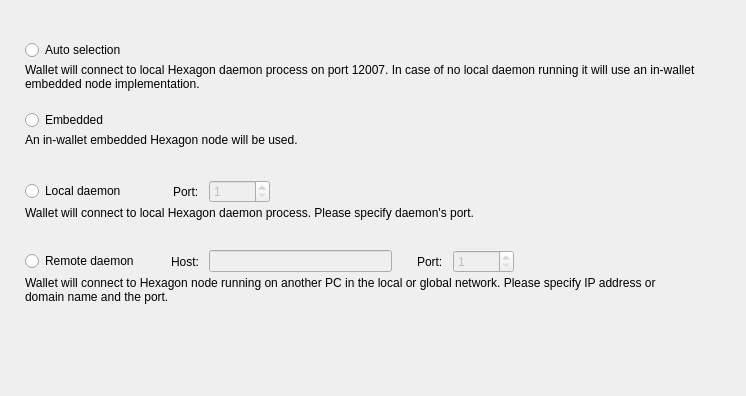
<?xml version="1.0" encoding="UTF-8"?>
<ui version="4.0">
 <class>ConnectionOptionsFrame</class>
 <widget class="QFrame" name="ConnectionOptionsFrame">
  <property name="geometry">
   <rect>
    <x>0</x>
    <y>0</y>
    <width>746</width>
    <height>396</height>
   </rect>
  </property>
  <property name="windowTitle">
   <string>Frame</string>
  </property>
  <property name="frameShape">
   <enum>QFrame::NoFrame</enum>
  </property>
  <property name="frameShadow">
   <enum>QFrame::Raised</enum>
  </property>
  <layout class="QVBoxLayout" name="verticalLayout_5">
   <property name="spacing">
    <number>0</number>
   </property>
   <property name="leftMargin">
    <number>25</number>
   </property>
   <property name="topMargin">
    <number>40</number>
   </property>
   <property name="rightMargin">
    <number>49</number>
   </property>
   <item>
    <widget class="QWidget" name="widget" native="true">
     <property name="sizePolicy">
      <sizepolicy hsizetype="Preferred" vsizetype="Fixed">
       <horstretch>0</horstretch>
       <verstretch>0</verstretch>
      </sizepolicy>
     </property>
     <property name="minimumSize">
      <size>
       <width>0</width>
       <height>70</height>
      </size>
     </property>
     <property name="maximumSize">
      <size>
       <width>16777215</width>
       <height>70</height>
      </size>
     </property>
     <layout class="QVBoxLayout" name="verticalLayout" stretch="0,1">
      <property name="spacing">
       <number>3</number>
      </property>
      <property name="leftMargin">
       <number>0</number>
      </property>
      <property name="topMargin">
       <number>0</number>
      </property>
      <property name="rightMargin">
       <number>0</number>
      </property>
      <property name="bottomMargin">
       <number>0</number>
      </property>
      <item>
       <widget class="QRadioButton" name="m_autoRadio">
        <property name="text">
         <string>Auto selection</string>
        </property>
        <attribute name="buttonGroup">
         <string notr="true">m_connectionButtonGroup</string>
        </attribute>
       </widget>
      </item>
      <item alignment="Qt::AlignTop">
       <widget class="WalletGui::WalletSmallGrayTextLabel" name="m_autoHelperLabel">
        <property name="text">
         <string>Wallet will connect to local Hexagon daemon process on port 12007. In case of no local daemon running it will use an in-wallet embedded node implementation.</string>
        </property>
        <property name="alignment">
         <set>Qt::AlignLeading|Qt::AlignLeft|Qt::AlignTop</set>
        </property>
        <property name="wordWrap">
         <bool>true</bool>
        </property>
        <property name="indent">
         <number>0</number>
        </property>
       </widget>
      </item>
     </layout>
    </widget>
   </item>
   <item>
    <widget class="QWidget" name="widget_2" native="true">
     <property name="sizePolicy">
      <sizepolicy hsizetype="Preferred" vsizetype="Fixed">
       <horstretch>0</horstretch>
       <verstretch>0</verstretch>
      </sizepolicy>
     </property>
     <property name="minimumSize">
      <size>
       <width>0</width>
       <height>70</height>
      </size>
     </property>
     <property name="maximumSize">
      <size>
       <width>16777215</width>
       <height>70</height>
      </size>
     </property>
     <layout class="QVBoxLayout" name="verticalLayout_2" stretch="0,1">
      <property name="spacing">
       <number>3</number>
      </property>
      <property name="leftMargin">
       <number>0</number>
      </property>
      <property name="topMargin">
       <number>0</number>
      </property>
      <property name="rightMargin">
       <number>0</number>
      </property>
      <property name="bottomMargin">
       <number>0</number>
      </property>
      <item>
       <widget class="QRadioButton" name="m_embeddedRadio">
        <property name="text">
         <string>Embedded</string>
        </property>
        <attribute name="buttonGroup">
         <string notr="true">m_connectionButtonGroup</string>
        </attribute>
       </widget>
      </item>
      <item alignment="Qt::AlignTop">
       <widget class="WalletGui::WalletSmallGrayTextLabel" name="m_embeddedHelperLabel">
        <property name="text">
         <string>An in-wallet embedded Hexagon node will be used.</string>
        </property>
        <property name="alignment">
         <set>Qt::AlignLeading|Qt::AlignLeft|Qt::AlignTop</set>
        </property>
        <property name="wordWrap">
         <bool>true</bool>
        </property>
        <property name="indent">
         <number>0</number>
        </property>
       </widget>
      </item>
     </layout>
    </widget>
   </item>
   <item>
    <widget class="QWidget" name="widget_3" native="true">
     <property name="sizePolicy">
      <sizepolicy hsizetype="Preferred" vsizetype="Fixed">
       <horstretch>0</horstretch>
       <verstretch>0</verstretch>
      </sizepolicy>
     </property>
     <property name="minimumSize">
      <size>
       <width>0</width>
       <height>70</height>
      </size>
     </property>
     <property name="maximumSize">
      <size>
       <width>16777215</width>
       <height>70</height>
      </size>
     </property>
     <layout class="QVBoxLayout" name="verticalLayout_3" stretch="0,1">
      <property name="spacing">
       <number>3</number>
      </property>
      <property name="leftMargin">
       <number>0</number>
      </property>
      <property name="topMargin">
       <number>0</number>
      </property>
      <property name="rightMargin">
       <number>0</number>
      </property>
      <property name="bottomMargin">
       <number>0</number>
      </property>
      <item>
       <layout class="QHBoxLayout" name="horizontalLayout">
        <property name="spacing">
         <number>10</number>
        </property>
        <item>
         <widget class="QRadioButton" name="m_localRadio">
          <property name="text">
           <string>Local daemon</string>
          </property>
          <attribute name="buttonGroup">
           <string notr="true">m_connectionButtonGroup</string>
          </attribute>
         </widget>
        </item>
        <item>
         <spacer name="horizontalSpacer">
          <property name="orientation">
           <enum>Qt::Horizontal</enum>
          </property>
          <property name="sizeType">
           <enum>QSizePolicy::Fixed</enum>
          </property>
          <property name="sizeHint" stdset="0">
           <size>
            <width>37</width>
            <height>20</height>
           </size>
          </property>
         </spacer>
        </item>
        <item>
         <widget class="QLabel" name="label">
          <property name="text">
           <string>Port:</string>
          </property>
         </widget>
        </item>
        <item alignment="Qt::AlignVCenter">
         <widget class="QSpinBox" name="m_localPortSpin">
          <property name="enabled">
           <bool>false</bool>
          </property>
          <property name="minimum">
           <number>1</number>
          </property>
          <property name="maximum">
           <number>65535</number>
          </property>
          <property name="value">
           <number>1</number>
          </property>
         </widget>
        </item>
        <item>
         <spacer name="horizontalSpacer_2">
          <property name="orientation">
           <enum>Qt::Horizontal</enum>
          </property>
          <property name="sizeHint" stdset="0">
           <size>
            <width>40</width>
            <height>20</height>
           </size>
          </property>
         </spacer>
        </item>
       </layout>
      </item>
      <item alignment="Qt::AlignTop">
       <widget class="WalletGui::WalletSmallGrayTextLabel" name="m_localHelperLabel">
        <property name="text">
         <string>Wallet will connect to local Hexagon daemon process. Please specify daemon's port.</string>
        </property>
        <property name="alignment">
         <set>Qt::AlignLeading|Qt::AlignLeft|Qt::AlignTop</set>
        </property>
        <property name="wordWrap">
         <bool>true</bool>
        </property>
        <property name="indent">
         <number>0</number>
        </property>
       </widget>
      </item>
     </layout>
    </widget>
   </item>
   <item>
    <widget class="QWidget" name="widget_4" native="true">
     <property name="sizePolicy">
      <sizepolicy hsizetype="Preferred" vsizetype="Fixed">
       <horstretch>0</horstretch>
       <verstretch>0</verstretch>
      </sizepolicy>
     </property>
     <property name="minimumSize">
      <size>
       <width>0</width>
       <height>70</height>
      </size>
     </property>
     <property name="maximumSize">
      <size>
       <width>16777215</width>
       <height>70</height>
      </size>
     </property>
     <layout class="QVBoxLayout" name="verticalLayout_4" stretch="0,1">
      <property name="spacing">
       <number>3</number>
      </property>
      <property name="leftMargin">
       <number>0</number>
      </property>
      <property name="topMargin">
       <number>0</number>
      </property>
      <property name="rightMargin">
       <number>0</number>
      </property>
      <property name="bottomMargin">
       <number>0</number>
      </property>
      <item>
       <layout class="QHBoxLayout" name="horizontalLayout_2">
        <property name="spacing">
         <number>10</number>
        </property>
        <item>
         <widget class="QRadioButton" name="m_remoteRadio">
          <property name="text">
           <string>Remote daemon</string>
          </property>
          <attribute name="buttonGroup">
           <string notr="true">m_connectionButtonGroup</string>
          </attribute>
         </widget>
        </item>
        <item>
         <spacer name="horizontalSpacer_3">
          <property name="orientation">
           <enum>Qt::Horizontal</enum>
          </property>
          <property name="sizeType">
           <enum>QSizePolicy::Fixed</enum>
          </property>
          <property name="sizeHint" stdset="0">
           <size>
            <width>22</width>
            <height>20</height>
           </size>
          </property>
         </spacer>
        </item>
        <item>
         <widget class="QLabel" name="label_2">
          <property name="text">
           <string>Host:</string>
          </property>
         </widget>
        </item>
        <item>
         <widget class="QLineEdit" name="m_remoteHostEdit">
          <property name="enabled">
           <bool>false</bool>
          </property>
         </widget>
        </item>
        <item>
         <spacer name="horizontalSpacer_5">
          <property name="orientation">
           <enum>Qt::Horizontal</enum>
          </property>
          <property name="sizeType">
           <enum>QSizePolicy::Fixed</enum>
          </property>
          <property name="sizeHint" stdset="0">
           <size>
            <width>15</width>
            <height>20</height>
           </size>
          </property>
         </spacer>
        </item>
        <item>
         <widget class="QLabel" name="label_3">
          <property name="text">
           <string>Port:</string>
          </property>
         </widget>
        </item>
        <item alignment="Qt::AlignVCenter">
         <widget class="QSpinBox" name="m_remotePortSpin">
          <property name="enabled">
           <bool>false</bool>
          </property>
          <property name="minimum">
           <number>1</number>
          </property>
          <property name="maximum">
           <number>65535</number>
          </property>
          <property name="value">
           <number>1</number>
          </property>
         </widget>
        </item>
        <item>
         <spacer name="horizontalSpacer_4">
          <property name="orientation">
           <enum>Qt::Horizontal</enum>
          </property>
          <property name="sizeHint" stdset="0">
           <size>
            <width>40</width>
            <height>20</height>
           </size>
          </property>
         </spacer>
        </item>
       </layout>
      </item>
      <item alignment="Qt::AlignTop">
       <widget class="WalletGui::WalletSmallGrayTextLabel" name="m_remoteHelperLabel">
        <property name="text">
         <string>Wallet will connect to Hexagon node running on another PC in the local or global network. Please specify IP address or domain name and the port.</string>
        </property>
        <property name="alignment">
         <set>Qt::AlignLeading|Qt::AlignLeft|Qt::AlignTop</set>
        </property>
        <property name="wordWrap">
         <bool>true</bool>
        </property>
        <property name="indent">
         <number>0</number>
        </property>
       </widget>
      </item>
     </layout>
    </widget>
   </item>
   <item>
    <spacer name="verticalSpacer">
     <property name="orientation">
      <enum>Qt::Vertical</enum>
     </property>
     <property name="sizeHint" stdset="0">
      <size>
       <width>665</width>
       <height>61</height>
      </size>
     </property>
    </spacer>
   </item>
  </layout>
 </widget>
 <customwidgets>
  <customwidget>
   <class>WalletGui::WalletSmallGrayTextLabel</class>
   <extends>QLabel</extends>
   <header>Gui/Common/WalletTextLabel.h</header>
  </customwidget>
 </customwidgets>
 <resources/>
 <connections>
  <connection>
   <sender>m_remoteHostEdit</sender>
   <signal>textChanged(QString)</signal>
   <receiver>ConnectionOptionsFrame</receiver>
   <slot>remoteHostNameChanged(QString)</slot>
   <hints>
    <hint type="sourcelabel">
     <x>390</x>
     <y>319</y>
    </hint>
    <hint type="destinationlabel">
     <x>372</x>
     <y>197</y>
    </hint>
   </hints>
  </connection>
  <connection>
   <sender>m_connectionButtonGroup</sender>
   <signal>buttonClicked(int)</signal>
   <receiver>ConnectionOptionsFrame</receiver>
   <slot>connectionButtonClicked(int)</slot>
   <hints>
    <hint type="sourcelabel">
     <x>-1</x>
     <y>-1</y>
    </hint>
    <hint type="destinationlabel">
     <x>372</x>
     <y>197</y>
    </hint>
   </hints>
  </connection>
  <connection>
   <sender>m_remoteRadio</sender>
   <signal>toggled(bool)</signal>
   <receiver>m_remoteHostEdit</receiver>
   <slot>setEnabled(bool)</slot>
   <hints>
    <hint type="sourcelabel">
     <x>88</x>
     <y>264</y>
    </hint>
    <hint type="destinationlabel">
     <x>312</x>
     <y>263</y>
    </hint>
   </hints>
  </connection>
  <connection>
   <sender>m_remoteRadio</sender>
   <signal>toggled(bool)</signal>
   <receiver>m_remotePortSpin</receiver>
   <slot>setEnabled(bool)</slot>
   <hints>
    <hint type="sourcelabel">
     <x>88</x>
     <y>264</y>
    </hint>
    <hint type="destinationlabel">
     <x>498</x>
     <y>263</y>
    </hint>
   </hints>
  </connection>
  <connection>
   <sender>m_localRadio</sender>
   <signal>toggled(bool)</signal>
   <receiver>m_localPortSpin</receiver>
   <slot>setEnabled(bool)</slot>
   <hints>
    <hint type="sourcelabel">
     <x>81</x>
     <y>194</y>
    </hint>
    <hint type="destinationlabel">
     <x>270</x>
     <y>193</y>
    </hint>
   </hints>
  </connection>
 </connections>
 <slots>
  <slot>remoteHostNameChanged(QString)</slot>
  <slot>connectionButtonClicked(int)</slot>
 </slots>
 <buttongroups>
  <buttongroup name="m_connectionButtonGroup"/>
 </buttongroups>
</ui>
